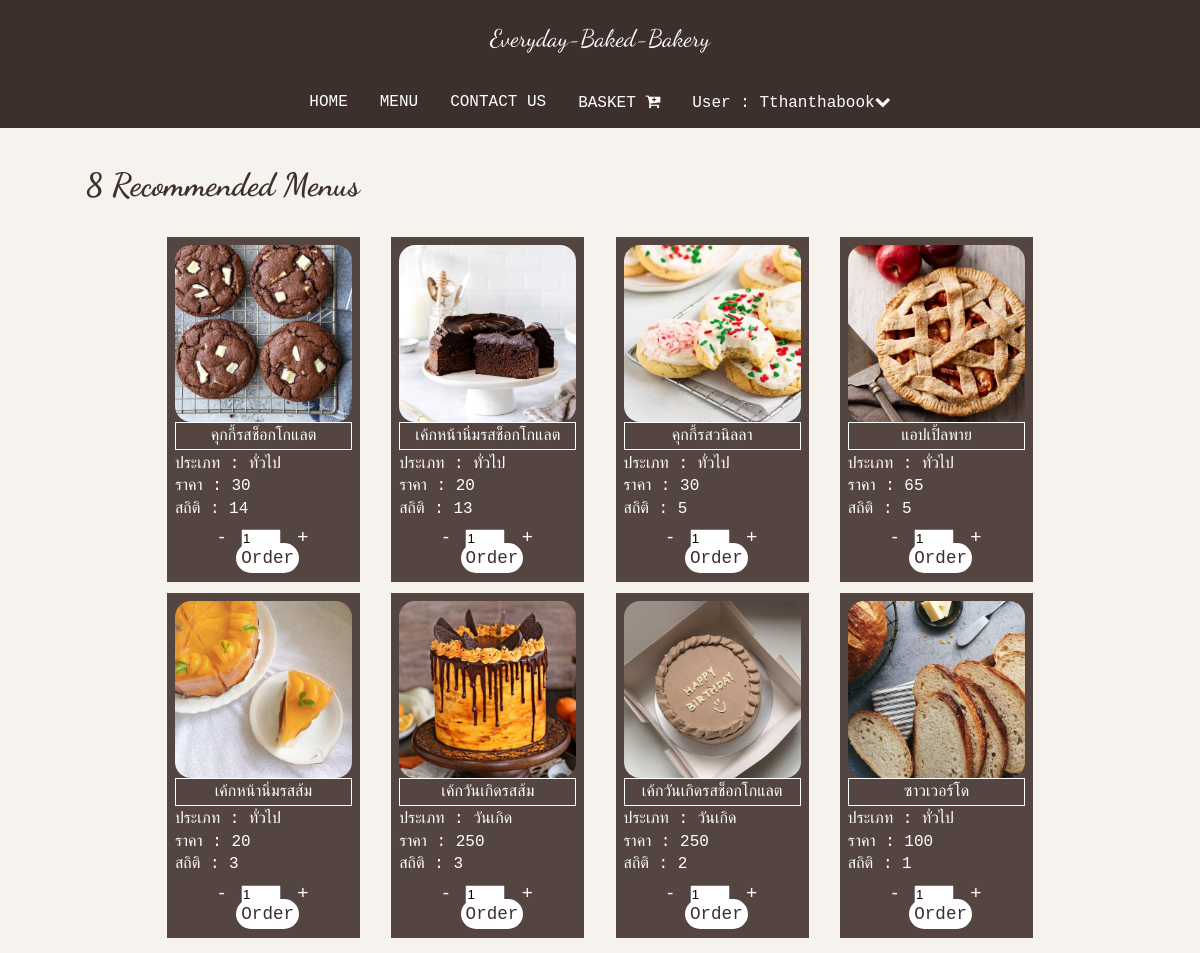
Page /member/user_home.php (signed in) on the committed database.
### member/user_home.php (the view, shortened to what this page needs)
<?php include "../connect.php"?>
<html>
    <head>
        <link rel="stylesheet" href="https://cdnjs.cloudflare.com/ajax/libs/font-awesome/4.7.0/css/font-awesome.min.css">
        <link rel="stylesheet" href="./member_css/home.css">
        <link rel="stylesheet" href="./member_css/card.css">
    </head>
    <body>
        <header class="logo">everyday-baked-bakery
        </header>
        <nav class= "allbutton">
            <div class="button">
                <ul>
                    <li><a href="./user_home.php">HOME</a></li>
                    <li><a href="./menu.php">MENU</a></li>
                    <li><a href="./contactus.php">CONTACT US</a></li>
                    <li><a href="./basket.php" class="cart-button">BASKET </a></li>
                    <li><a class="user" href="#" >User : <?=$_SESSION["username"]?></a>
                    </li>
                </ul>
            </div>
        </nav>
        <section>
            <article class="card-content">
                <header>8 Recommended Menus</header>
                <?php
                $stmt=$pdo->prepare("SELECT ขนม.รหัสขนม,ชื่อขนม,ชนิดขนม,ประเภทตามเทศกาล,ราคาขนม,SUM(การสั่งออเดอร์.จำนวนชิ้น) AS จำนวนที่ถูกสั่ง
                                    FROM การสั่งออเดอร์ JOIN ขนม ON การสั่งออเดอร์.รหัสขนม=ขนม.รหัสขนม
                                    WHERE สถานะ='เปิด' GROUP BY ขนม.รหัสขนม ORDER BY จำนวนที่ถูกสั่ง DESC
                                    LIMIT 0,8");
                $stmt->execute();
                $x=0;
                while($row=$stmt->fetch()):
                ?>
                    <div class="card">
                        <img src="../img/<?=$row["รหัสขนม"]?>.jpg" style="width:100%">
                        <p class="name-menu"><?=$row["ชื่อขนม"]?></p>
                        <p class="dt_menu">ประเภท : <?=$row["ประเภทตามเทศกาล"]?><br></p>
                        <p class="dt_menu">ราคา : <?=$row["ราคาขนม"]?><br></p>
                        <p class="dt_menu">สถิติ : <?=$row["จำนวนที่ถูกสั่ง"]?><br></p>
                        <div class="quatity-button">
                            <button onclick="del_quatity(<?=$x?>)">-</button>
                            <input type="text" class="qty-cart" id="<?="quatity_".$x;?>" name="quatity" value="1" min="1">
                            <button onclick="add_quatity(<?=$x?>)">+</button>
                            <a class="order" onclick="add('<?=$row["รหัสขนม"];?>','<?=$row["รหัสขนม"]."_name";?>','<?=$row["รหัสขนม"]."_price";?>','<?="quatity_".$x;?>')">Order</a>
                        </div>
                    </div>
                <?php $x++;
            endwhile;?>
            </article>
        </section>
    </body>
</html>

### member/member_css/home.css (style rules this page uses)
* { margin: 0; padding: 0; box-sizing: border-box; text-transform: capitalize; text-decoration: none; }
body { font-family: "Lucida Console", "Courier New", monospace; background-color:#f6f3ee; margin:0; }
.logo { font-family: 'Dancing Script', cursive; font-size:1.5em; color:#FFFFFF; background-color:#3d2f2c; margin:0; padding:1em; text-align:center; }
.allbutton { display: flex; position: relative; justify-content: space-around; align-items: center; background-color:#3d2f2c ; color: white; }
.button ul { margin: 0; padding: 0; display: flex; }
.button li { list-style: none; }
.button li a { text-decoration: none; color: white; padding: 1rem; display: block; }
.cart-button::after { font-family: FontAwesome; content: "\f217"; }
.user::after { font-family: FontAwesome; content: "\f078"; }

### member/member_css/card.css (style rules this page uses)
.card-content>header { text-align: left; font-family: 'Dancing Script', cursive; margin: 0.7em; font-weight:bold; color:#3d2f2c; font-size:200%; }
.card-content { text-align: center; border-radius:1em; margin:1% 5%; padding:0.2em; }
img { border-radius: 1em; }
.card { text-align: left; display:inline-block; width:18%; background-color:#544540; color:#ffffff; padding:0.5em; margin: 1% 1% 0; }
.dt_menu { margin: 2% 0; }
.name-menu { text-align: center; margin: 0; border: 1px solid white; padding: 2%; }
.qty-cart { width:3em; margin:0 0.5em; }
.quatity-button { text-align: center; padding: 3%; margin: 0; }
.quatity-button button { font-size: 120%; color: #ffffff; border: none; background-color: #544540; cursor: pointer; }
.order { cursor: pointer; font-size: 110%; padding: 3%; color:#3d2f2c; border: none; border-radius: 2em; background-color: #ffffff; margin-left: 5%; }

### rows in the picture
ขนม: value (picture), value "คุกกี้รสช็อกโกแลต", ประเภทตามเทศกาล "ทั่วไป", ราคาขนม "30", จำนวนท "14"
ขนม: shows a picture, value "เค้กหน้านิ่มรสช็อกโกแลต", ประเภทตามเทศกาล "ทั่วไป", ราคาขนม "20", จำนวนท "13"
ขนม: value (picture), value "คุกกี้รสวนิลลา", ประเภทตามเทศกาล "ทั่วไป", ราคาขนม "30", จำนวนท "5"
ขนม: shows a picture, value "แอปเปิ้ลพาย", ประเภทตามเทศกาล "ทั่วไป", ราคาขนม "65", จำนวนท "5"
ขนม: shows a picture, value "เค้กหน้านิ่มรสส้ม", ประเภทตามเทศกาล "ทั่วไป", ราคาขนม "20", จำนวนท "3"
ขนม: shows a picture, value "เค้กวันเกิดรสส้ม", ประเภทตามเทศกาล "วันเกิด", ราคาขนม "250", จำนวนท "3"
ขนม: shows a picture, value "เค้กวันเกิดรสช็อกโกแลต", ประเภทตามเทศกาล "วันเกิด", ราคาขนม "250", จำนวนท "2"
ขนม: shows a picture, value "ซาวเวอร์โด", ประเภทตามเทศกาล "ทั่วไป", ราคาขนม "100", จำนวนท "1"

### other values in the picture
$_SESSION["username"] "Tthanthabook"
